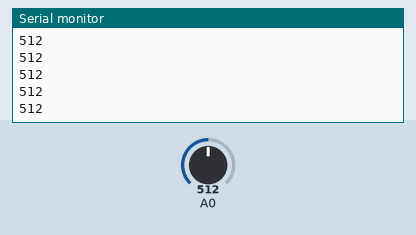
Bench run of a sketch on a simulated Arduino Uno, built with avr-gcc and run on an emulated ATmega328P. Shown: the last lines printed to the serial monitor. The inputs (shaded band) are chosen by the test bench; at power-on: A0 = 512.

Above: at 1.2 s.
1.3 s: A0 set to 716
At 1.68 s:
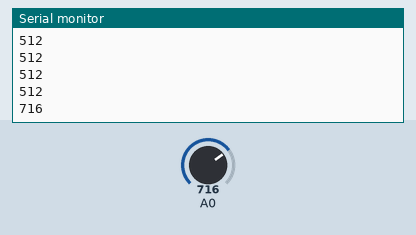
2.8 s: A0 set to 900
At 2.93 s:
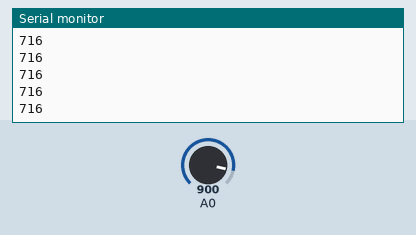
Timing chart, 0 to 5.8 s (numbered marks = the images above; inputs shaded):
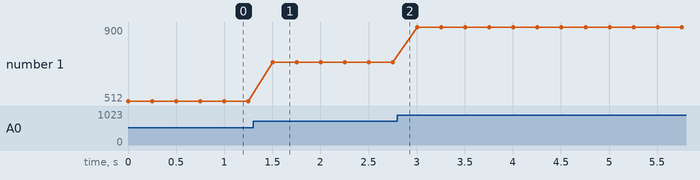

Measured:
- after the input at 1.3 s, the serial monitor: prints a new line after 0.20 s (image 1)
- plotted number 1: 512 → 716 after the input at 1.3 s, 716 → 900 after the input at 2.8 s

The sketch:

analog-read.ino
```cpp
//A potentiometer is a simple mechanical device that provides a varying amount of resistance when its shaft is turned


void setup(){
    //initialize communication at 9600 bits per second
    Serial.begin(9600);
}

void loop(){
    int sensorValue = analogRead(A0);
    Serial.println(sensorValue);
    delay(250);
}
```
